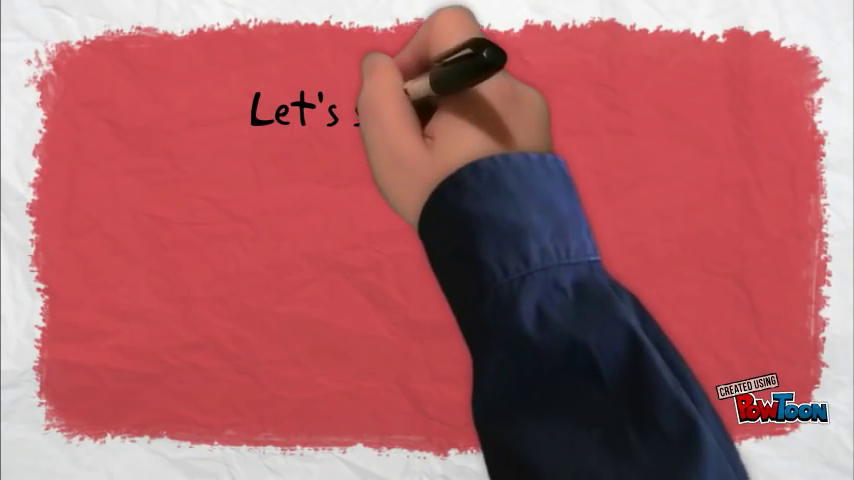
#> input picture frame 26 of 04_IMAGE_PROCESSING/14_VIDEO_ANALYSIS_BACKGROUND_FOREGROUND_EXTRACTION/ds_path.mp4, 854 x 480 px
$ python background.py
#> lines starting #> are read from the running program, lines starting #| are printed output that depends on the picture; after the words box and inside, x2 and y2 are one past the last pixel; in counts of white or black regions, pixels touching at a corner belong together
import cv2 as cv

cap = cv.VideoCapture('/openCV/04_IMAGE_PROCESSING/14_VIDEO_ANALYSIS_BACKGROUND_FOREGROUND_EXTRACTION/ds_path.mp4')

fgbg = cv.createBackgroundSubtractorMOG2(history=50, varThreshold=50)

while True:
    ret, frame = cap.read()
#> frame is the input picture: shape (480, 854, 3); mean B, G, R 102.2, 97.7, 172.6
    fgmask = fgbg.apply(frame)
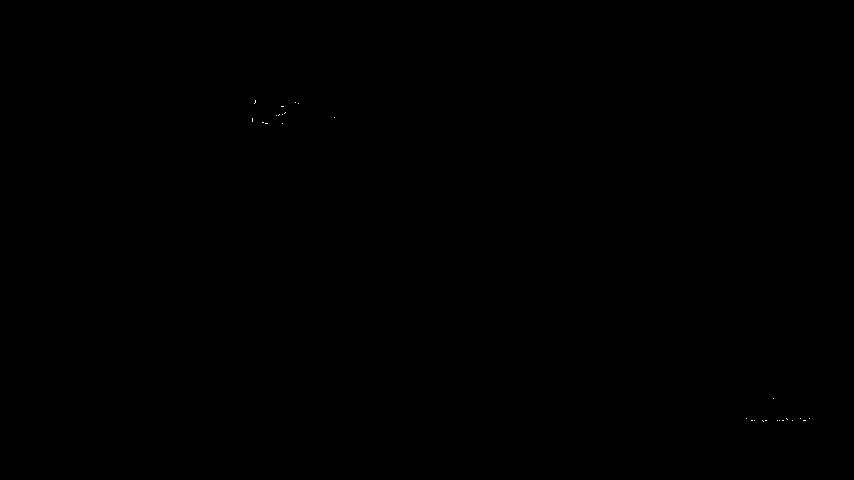
#> fgmask: shape (480, 854); values 127 (black) and 255 (white), 0.01% white in thin lines or dots, all inside (x1, y1, x2, y2) = (252, 100, 810, 422)
    background = fgbg.getBackgroundImage()
    cv.imshow('frame', frame)
    cv.imshow('background', background)
    cv.imshow('fgmask', fgmask)
    k = cv.waitKey(10)&0xff
#> (key Esc is pressed here)
    if k == 27:
        break
cap.release()
# cap.release() yazmadığımda video çalışıyor ama aşağıdaki hata alınıyor
"""
The error you're encountering, (-215:Assertion failed) size.width>0 && size.height>0 in function 'imshow',
indicates that the imshow function was called with an image (in this case, frame) that is empty or has not been
 successfully read. This usually happens at the end of a video file when there are no more frames to read, or if
 the video file could not be opened correctly.

To handle this situation, you should check whether the frame has been successfully read before proceeding with
processing and displaying it. You can do this by checking the ret value returned by cap.read(). If ret is False,
it means the frame has not been successfully read, and you should break out of the loop.
"""

# Bu kodda hata alınmıyor

import cv2 as cv

cap = cv.VideoCapture(
    '/openCV/04_IMAGE_PROCESSING/14_VIDEO_ANALYSIS_BACKGROUND_FOREGROUND_EXTRACTION/ds_path.mp4')

fgbg = cv.createBackgroundSubtractorMOG2(history=50, varThreshold=50)

while True:
    ret, frame = cap.read()
    if not ret:
        print("Can't receive frame (stream end?). Exiting ...")
        break  # Exit the loop if no frame is captured

    fgmask = fgbg.apply(frame)
    background = fgbg.getBackgroundImage()

    cv.imshow('frame', frame)
    if background is not None:  # Check if background image is available
        cv.imshow('background', background)
    cv.imshow('fgmask', fgmask)

    k = cv.waitKey(30) & 0xff
#> (key Esc is pressed here)
    if k == 27:  # Exit loop if ESC is pressed
        break

cap.release()  # Release the VideoCapture object
cv.destroyAllWindows()  # Close all OpenCV windows
